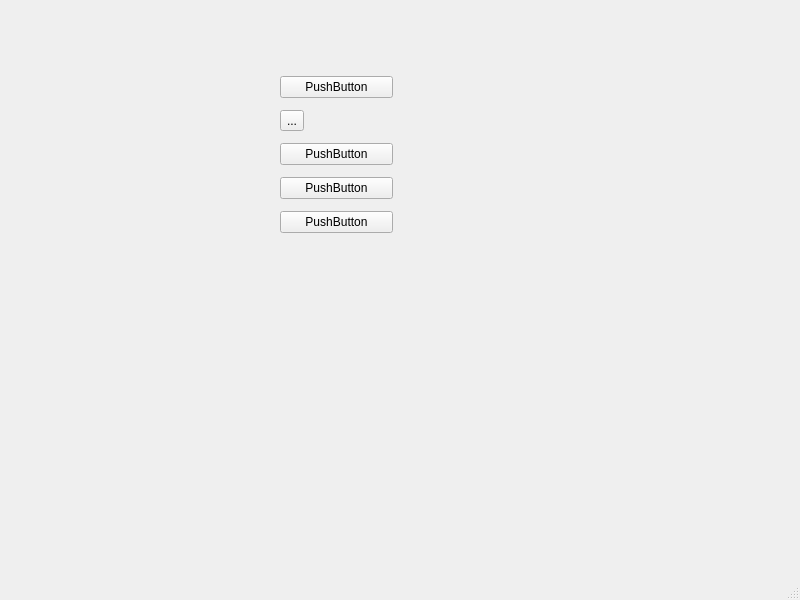
<?xml version="1.0" encoding="UTF-8"?>
<ui version="4.0">
 <class>MainWindow</class>
 <widget class="QMainWindow" name="MainWindow">
  <property name="geometry">
   <rect>
    <x>0</x>
    <y>0</y>
    <width>800</width>
    <height>600</height>
   </rect>
  </property>
  <property name="windowTitle">
   <string>MainWindow</string>
  </property>
  <widget class="QWidget" name="centralwidget">
   <widget class="QWidget" name="">
    <property name="geometry">
     <rect>
      <x>280</x>
      <y>70</y>
      <width>113</width>
      <height>170</height>
     </rect>
    </property>
    <layout class="QVBoxLayout" name="verticalLayout">
     <item>
      <widget class="QPushButton" name="pushButton_4">
       <property name="text">
        <string>PushButton</string>
       </property>
      </widget>
     </item>
     <item>
      <widget class="QToolButton" name="toolButton">
       <property name="text">
        <string>...</string>
       </property>
      </widget>
     </item>
     <item>
      <widget class="QPushButton" name="pushButton_2">
       <property name="text">
        <string>PushButton</string>
       </property>
      </widget>
     </item>
     <item>
      <widget class="QPushButton" name="pushButton">
       <property name="text">
        <string>PushButton</string>
       </property>
      </widget>
     </item>
     <item>
      <widget class="QPushButton" name="pushButton_3">
       <property name="text">
        <string>PushButton</string>
       </property>
      </widget>
     </item>
    </layout>
   </widget>
  </widget>
  <widget class="QMenuBar" name="menubar">
   <property name="geometry">
    <rect>
     <x>0</x>
     <y>0</y>
     <width>800</width>
     <height>22</height>
    </rect>
   </property>
  </widget>
  <widget class="QStatusBar" name="statusbar"/>
 </widget>
 <resources/>
 <connections/>
</ui>
